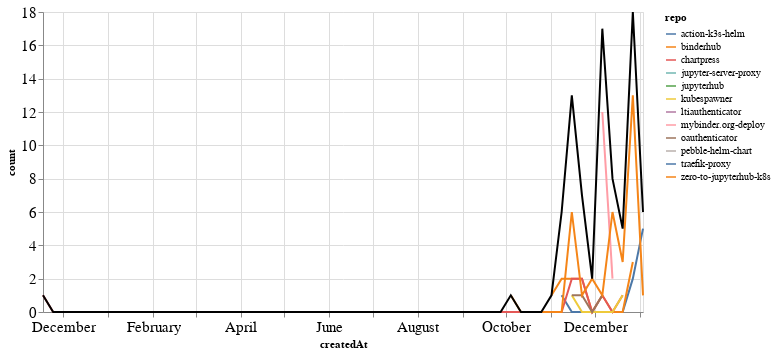

Here is the notebook cell this chart was saved with:
### Markdown cell above
### PRs

### Code cell
prs_time = prs.groupby('repo').resample('W', on='createdAt').count()['author'].reset_index()
prs_time = prs_time.rename(columns={'author': 'count'})
prs_time_total = prs_time.groupby('createdAt').agg({"count": "sum"}).reset_index()

ch1 = alt.Chart(prs_time, width=600).mark_line().encode(
    x='createdAt',
    y='count',
    color='repo',
    tooltip="repo"
)

ch2 = alt.Chart(prs_time_total, width=600).mark_line(color="black").encode(
    x='createdAt',
    y='count',
)

ch1 + ch2

### Figure 1 — Vega-Lite specification as saved in the notebook (floating-point values rounded to 4 significant figures)
{"config": {"axisLeft": {"labelFontSize": 15}, "axisBottom": {"labelFontSize": 15}}, "layer": [{"data": {"name": "data-76bb76a5275a5dc310c48c91a0629ee6"}, "mark": "line", "encoding": {"color": {"type": "nominal", "field": "repo"}, "tooltip": {"type": "nominal", "field": "repo"}, "x": {"type": "temporal", "field": "createdAt"}, "y": {"type": "quantitative", "field": "count"}}, "width": 600}, {"data": {"name": "data-2d5aea474549d1062d9da061debc6fa2"}, "mark": {"type": "line", "color": "black"}, "encoding": {"x": {"type": "temporal", "field": "createdAt"}, "y": {"type": "quantitative", "field": "count"}}, "width": 600}], "$schema": "https://vega.github.io/schema/vega-lite/v4.8.1.json", "datasets": {"data-76bb76a5275a5dc310c48c91a0629ee6": [{"repo": "action-k3s-helm", "createdAt": "2020-11-08T00:00:00", "count": 1}, {"repo": "action-k3s-helm", "createdAt": "2020-11-15T00:00:00", "count": 0}, {"repo": "action-k3s-helm", "createdAt": "2020-11-22T00:00:00", "count": 0}, {"repo": "action-k3s-helm", "createdAt": "2020-11-29T00:00:00", "count": 0}, {"repo": "action-k3s-helm", "createdAt": "2020-12-06T00:00:00", "count": 0}, {"repo": "action-k3s-helm", "createdAt": "2020-12-13T00:00:00", "count": 0}, {"repo": "action-k3s-helm", "createdAt": "2020-12-20T00:00:00", "count": 0}, {"repo": "action-k3s-helm", "createdAt": "2020-12-27T00:00:00", "count": 2}, {"repo": "action-k3s-helm", "createdAt": "2021-01-03T00:00:00", "count": 5}, {"repo": "binderhub", "createdAt": "2020-11-01T00:00:00", "count": 1}, {"repo": "binderhub", "createdAt": "2020-11-08T00:00:00", "count": 2}, {"repo": "binderhub", "createdAt": "2020-11-15T00:00:00", "count": 2}, {"repo": "binderhub", "createdAt": "2020-11-22T00:00:00", "count": 2}, {"repo": "binderhub", "createdAt": "2020-11-29T00:00:00", "count": 0}, {"repo": "binderhub", "createdAt": "2020-12-06T00:00:00", "count": 1}, {"repo": "binderhub", "createdAt": "2020-12-13T00:00:00", "count": 0}, {"repo": "binderhub", "createdAt": "2020-12-20T00:00:00", "count": 0}, {"repo": "binderhub", "createdAt": "2020-12-27T00:00:00", "count": 3}, {"repo": "chartpress", "createdAt": "2019-11-17T00:00:00", "count": 1}, {"repo": "chartpress", "createdAt": "2019-11-24T00:00:00", "count": 0}, {"repo": "chartpress", "createdAt": "2019-12-01T00:00:00", "count": 0}, {"repo": "chartpress", "createdAt": "2019-12-08T00:00:00", "count": 0}, {"repo": "chartpress", "createdAt": "2019-12-15T00:00:00", "count": 0}, {"repo": "chartpress", "createdAt": "2019-12-22T00:00:00", "count": 0}, {"repo": "chartpress", "createdAt": "2019-12-29T00:00:00", "count": 0}, {"repo": "chartpress", "createdAt": "2020-01-05T00:00:00", "count": 0}, {"repo": "chartpress", "createdAt": "2020-01-12T00:00:00", "count": 0}, {"repo": "chartpress", "createdAt": "2020-01-19T00:00:00", "count": 0}, {"repo": "chartpress", "createdAt": "2020-01-26T00:00:00", "count": 0}, {"repo": "chartpress", "createdAt": "2020-02-02T00:00:00", "count": 0}, {"repo": "chartpress", "createdAt": "2020-02-09T00:00:00", "count": 0}, {"repo": "chartpress", "createdAt": "2020-02-16T00:00:00", "count": 0}, {"repo": "chartpress", "createdAt": "2020-02-23T00:00:00", "count": 0}, {"repo": "chartpress", "createdAt": "2020-03-01T00:00:00", "count": 0}, {"repo": "chartpress", "createdAt": "2020-03-08T00:00:00", "count": 0}, {"repo": "chartpress", "createdAt": "2020-03-15T00:00:00", "count": 0}, {"repo": "chartpress", "createdAt": "2020-03-22T00:00:00", "count": 0}, {"repo": "chartpress", "createdAt": "2020-03-29T00:00:00", "count": 0}, {"repo": "chartpress", "createdAt": "2020-04-05T00:00:00", "count": 0}, {"repo": "chartpress", "createdAt": "2020-04-12T00:00:00", "count": 0}, {"repo": "chartpress", "createdAt": "2020-04-19T00:00:00", "count": 0}, {"repo": "chartpress", "createdAt": "2020-04-26T00:00:00", "count": 0}, {"repo": "chartpress", "createdAt": "2020-05-03T00:00:00", "count": 0}, {"repo": "chartpress", "createdAt": "2020-05-10T00:00:00", "count": 0}, {"repo": "chartpress", "createdAt": "2020-05-17T00:00:00", "count": 0}, {"repo": "chartpress", "createdAt": "2020-05-24T00:00:00", "count": 0}, {"repo": "chartpress", "createdAt": "2020-05-31T00:00:00", "count": 0}, {"repo": "chartpress", "createdAt": "2020-06-07T00:00:00", "count": 0}, {"repo": "chartpress", "createdAt": "2020-06-14T00:00:00", "count": 0}, {"repo": "chartpress", "createdAt": "2020-06-21T00:00:00", "count": 0}, {"repo": "chartpress", "createdAt": "2020-06-28T00:00:00", "count": 0}, {"repo": "chartpress", "createdAt": "2020-07-05T00:00:00", "count": 0}, {"repo": "chartpress", "createdAt": "2020-07-12T00:00:00", "count": 0}, {"repo": "chartpress", "createdAt": "2020-07-19T00:00:00", "count": 0}, {"repo": "chartpress", "createdAt": "2020-07-26T00:00:00", "count": 0}, {"repo": "chartpress", "createdAt": "2020-08-02T00:00:00", "count": 0}, {"repo": "chartpress", "createdAt": "2020-08-09T00:00:00", "count": 0}, {"repo": "chartpress", "createdAt": "2020-08-16T00:00:00", "count": 0}, {"repo": "chartpress", "createdAt": "2020-08-23T00:00:00", "count": 0}, {"repo": "chartpress", "createdAt": "2020-08-30T00:00:00", "count": 0}, {"repo": "chartpress", "createdAt": "2020-09-06T00:00:00", "count": 0}, {"repo": "chartpress", "createdAt": "2020-09-13T00:00:00", "count": 0}, {"repo": "chartpress", "createdAt": "2020-09-20T00:00:00", "count": 0}, {"repo": "chartpress", "createdAt": "2020-09-27T00:00:00", "count": 0}, {"repo": "chartpress", "createdAt": "2020-10-04T00:00:00", "count": 0}, {"repo": "chartpress", "createdAt": "2020-10-11T00:00:00", "count": 0}, {"repo": "chartpress", "createdAt": "2020-10-18T00:00:00", "count": 0}, {"repo": "chartpress", "createdAt": "2020-10-25T00:00:00", "count": 0}, {"repo": "chartpress", "createdAt": "2020-11-01T00:00:00", "count": 0}, {"repo": "chartpress", "createdAt": "2020-11-08T00:00:00", "count": 0}, {"repo": "chartpress", "createdAt": "2020-11-15T00:00:00", "count": 2}, {"repo": "chartpress", "createdAt": "2020-11-22T00:00:00", "count": 2}, {"repo": "chartpress", "createdAt": "2020-11-29T00:00:00", "count": 0}, {"repo": "chartpress", "createdAt": "2020-12-06T00:00:00", "count": 1}, {"repo": "chartpress", "createdAt": "2020-12-13T00:00:00", "count": 0}, {"repo": "chartpress", "createdAt": "2020-12-20T00:00:00", "count": 1}, {"repo": "jupyter-server-proxy", "createdAt": "2020-11-22T00:00:00", "count": 1}, {"repo": "jupyterhub", "createdAt": "2020-11-08T00:00:00", "count": 2}, {"repo": "kubespawner", "createdAt": "2020-11-15T00:00:00", "count": 1}, {"repo": "kubespawner", "createdAt": "2020-11-22T00:00:00", "count": 0}, {"repo": "kubespawner", "createdAt": "2020-11-29T00:00:00", "count": 0}, {"repo": "kubespawner", "createdAt": "2020-12-06T00:00:00", "count": 0}, {"repo": "kubespawner", "createdAt": "2020-12-13T00:00:00", "count": 0}, {"repo": "kubespawner", "createdAt": "2020-12-20T00:00:00", "count": 1}, {"repo": "ltiauthenticator", "createdAt": "2020-11-15T00:00:00", "count": 1}, {"repo": "mybinder.org-deploy", "createdAt": "2020-12-06T00:00:00", "count": 12}, {"repo": "mybinder.org-deploy", "createdAt": "2020-12-13T00:00:00", "count": 2}, {"repo": "oauthenticator", "createdAt": "2020-11-15T00:00:00", "count": 1}, {"repo": "oauthenticator", "createdAt": "2020-11-22T00:00:00", "count": 1}, {"repo": "oauthenticator", "createdAt": "2020-11-29T00:00:00", "count": 0}, {"repo": "oauthenticator", "createdAt": "2020-12-06T00:00:00", "count": 1}, {"repo": "pebble-helm-chart", "createdAt": "2020-11-08T00:00:00", "count": 1}, {"repo": "traefik-proxy", "createdAt": "2020-12-06T00:00:00", "count": 1}, {"repo": "zero-to-jupyterhub-k8s", "createdAt": "2020-10-04T00:00:00", "count": 1}, {"repo": "zero-to-jupyterhub-k8s", "createdAt": "2020-10-11T00:00:00", "count": 0}, {"repo": "zero-to-jupyterhub-k8s", "createdAt": "2020-10-18T00:00:00", "count": 0}, {"repo": "zero-to-jupyterhub-k8s", "createdAt": "2020-10-25T00:00:00", "count": 0}, {"repo": "zero-to-jupyterhub-k8s", "createdAt": "2020-11-01T00:00:00", "count": 0}, {"repo": "zero-to-jupyterhub-k8s", "createdAt": "2020-11-08T00:00:00", "count": 0}, {"repo": "zero-to-jupyterhub-k8s", "createdAt": "2020-11-15T00:00:00", "count": 6}, {"repo": "zero-to-jupyterhub-k8s", "createdAt": "2020-11-22T00:00:00", "count": 1}, {"repo": "zero-to-jupyterhub-k8s", "createdAt": "2020-11-29T00:00:00", "count": 2}, {"repo": "zero-to-jupyterhub-k8s", "createdAt": "2020-12-06T00:00:00", "count": 1}, {"repo": "zero-to-jupyterhub-k8s", "createdAt": "2020-12-13T00:00:00", "count": 6}, {"repo": "zero-to-jupyterhub-k8s", "createdAt": "2020-12-20T00:00:00", "count": 3}, {"repo": "zero-to-jupyterhub-k8s", "createdAt": "2020-12-27T00:00:00", "count": 13}, {"repo": "zero-to-jupyterhub-k8s", "createdAt": "2021-01-03T00:00:00", "count": 1}], "data-2d5aea474549d1062d9da061debc6fa2": [{"createdAt": "2019-11-17T00:00:00", "count": 1}, {"createdAt": "2019-11-24T00:00:00", "count": 0}, {"createdAt": "2019-12-01T00:00:00", "count": 0}, {"createdAt": "2019-12-08T00:00:00", "count": 0}, {"createdAt": "2019-12-15T00:00:00", "count": 0}, {"createdAt": "2019-12-22T00:00:00", "count": 0}, {"createdAt": "2019-12-29T00:00:00", "count": 0}, {"createdAt": "2020-01-05T00:00:00", "count": 0}, {"createdAt": "2020-01-12T00:00:00", "count": 0}, {"createdAt": "2020-01-19T00:00:00", "count": 0}, {"createdAt": "2020-01-26T00:00:00", "count": 0}, {"createdAt": "2020-02-02T00:00:00", "count": 0}, {"createdAt": "2020-02-09T00:00:00", "count": 0}, {"createdAt": "2020-02-16T00:00:00", "count": 0}, {"createdAt": "2020-02-23T00:00:00", "count": 0}, {"createdAt": "2020-03-01T00:00:00", "count": 0}, {"createdAt": "2020-03-08T00:00:00", "count": 0}, {"createdAt": "2020-03-15T00:00:00", "count": 0}, {"createdAt": "2020-03-22T00:00:00", "count": 0}, {"createdAt": "2020-03-29T00:00:00", "count": 0}, {"createdAt": "2020-04-05T00:00:00", "count": 0}, {"createdAt": "2020-04-12T00:00:00", "count": 0}, {"createdAt": "2020-04-19T00:00:00", "count": 0}, {"createdAt": "2020-04-26T00:00:00", "count": 0}, {"createdAt": "2020-05-03T00:00:00", "count": 0}, {"createdAt": "2020-05-10T00:00:00", "count": 0}, {"createdAt": "2020-05-17T00:00:00", "count": 0}, {"createdAt": "2020-05-24T00:00:00", "count": 0}, {"createdAt": "2020-05-31T00:00:00", "count": 0}, {"createdAt": "2020-06-07T00:00:00", "count": 0}, {"createdAt": "2020-06-14T00:00:00", "count": 0}, {"createdAt": "2020-06-21T00:00:00", "count": 0}, {"createdAt": "2020-06-28T00:00:00", "count": 0}, {"createdAt": "2020-07-05T00:00:00", "count": 0}, {"createdAt": "2020-07-12T00:00:00", "count": 0}, {"createdAt": "2020-07-19T00:00:00", "count": 0}, {"createdAt": "2020-07-26T00:00:00", "count": 0}, {"createdAt": "2020-08-02T00:00:00", "count": 0}, {"createdAt": "2020-08-09T00:00:00", "count": 0}, {"createdAt": "2020-08-16T00:00:00", "count": 0}, {"createdAt": "2020-08-23T00:00:00", "count": 0}, {"createdAt": "2020-08-30T00:00:00", "count": 0}, {"createdAt": "2020-09-06T00:00:00", "count": 0}, {"createdAt": "2020-09-13T00:00:00", "count": 0}, {"createdAt": "2020-09-20T00:00:00", "count": 0}, {"createdAt": "2020-09-27T00:00:00", "count": 0}, {"createdAt": "2020-10-04T00:00:00", "count": 1}, {"createdAt": "2020-10-11T00:00:00", "count": 0}, {"createdAt": "2020-10-18T00:00:00", "count": 0}, {"createdAt": "2020-10-25T00:00:00", "count": 0}, {"createdAt": "2020-11-01T00:00:00", "count": 1}, {"createdAt": "2020-11-08T00:00:00", "count": 6}, {"createdAt": "2020-11-15T00:00:00", "count": 13}, {"createdAt": "2020-11-22T00:00:00", "count": 7}, {"createdAt": "2020-11-29T00:00:00", "count": 2}, {"createdAt": "2020-12-06T00:00:00", "count": 17}, {"createdAt": "2020-12-13T00:00:00", "count": 8}, {"createdAt": "2020-12-20T00:00:00", "count": 5}, {"createdAt": "2020-12-27T00:00:00", "count": 18}, {"createdAt": "2021-01-03T00:00:00", "count": 6}]}}
